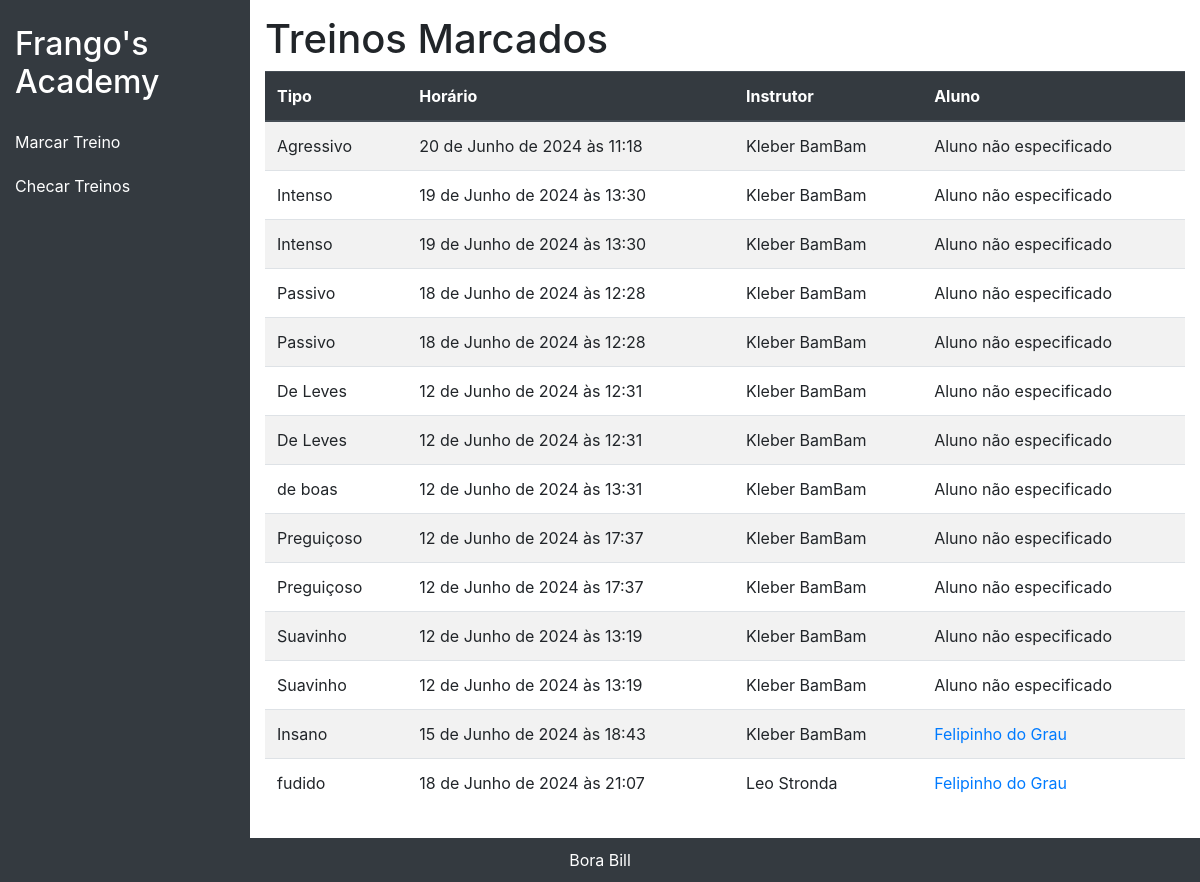
/checar/ (signed in), run on the app's committed database.
### GymApp/models.py (models this page shows, shortened)
class Treino(models.Model):
    tipo = models.CharField(max_length=50, null=False)
    horario = models.DateTimeField()
    aluno = models.ForeignKey(Aluno, on_delete=models.CASCADE, default=1)
    instrutor = models.ForeignKey(Instrutor, on_delete=models.CASCADE, default=1)
    class Meta:
        verbose_name_plural = "Treinos"

class Instrutor(models.Model):
    nome = models.CharField(max_length = 50, null = False)
    sobre = models.CharField(null = False, max_length = 200)
    def __str__(self):
        return self.nome

class Aluno(models.Model):
    nome = models.CharField(max_length = 50, null = False)
    cpf = models.CharField(max_length=14, null = False)
    objetivo = models.CharField(max_length = 200)
    sexo = models.CharField(max_length = 20)
    cep = models.CharField(max_length = 30, null = False)

### GymApp/views.py (the view)
# urls.py: path('checar/', ChecarTreinoListView.as_view(), name='checar-treino'),
class ChecarTreinoListView(LoginRequiredMixinView, ListView):
    model = Treino
    template_name = 'gym/checartreinos.html'
    context_object_name = 'treinos'

### GymApp/templates/gym/checartreinos.html (shortened to what this page needs)
{%load static%}
<!DOCTYPE html>
<html lang="pt-br">
<head>
    <link href="https://stackpath.bootstrapcdn.com/bootstrap/4.5.2/css/bootstrap.min.css" rel="stylesheet">
    <link rel="stylesheet" href="{% static 'css/checartreinos.css' %}">
</head>
<body>
    <div class="wrapper">
        <nav class="sidebar">
            <h2><a href="{% url 'home' %}" style="color: inherit; text-decoration: none;">Frango's Academy</a></h2>
            <a href="{% url 'marcar-treino' %}">Marcar Treino</a>
            <a href="{% url 'checar-treino' %}">Checar Treinos</a>
        </nav>
        <div class="content">
            <h1>Treinos Marcados</h1>
            {% if treinos %}
    <div class="table-responsive">
        <table class="table table-striped">
            <thead class="thead-dark">
                <tr>
                    <th>Tipo</th>
                    <th>Horário</th>
                    <th>Instrutor</th>
                    <th>Aluno</th>
                </tr>
            </thead>
            <tbody>
                {% for treino in treinos %}
                    <tr>
                        <td>{{ treino.tipo }}</td>
                        <td>{{ treino.horario }}</td>
                        <td>{{ treino.instrutor }}</td>
                        <td>
                            {% if treino.aluno %}
                                <a href="{% url 'aluno-detalhe' treino.aluno.pk %}">{{ treino.aluno.nome }}</a>
                            {% else %}
                                Aluno não especificado
                            {% endif %}
                        </td>
                    </tr>
                {% endfor %}
            </tbody>
        </table>
    </div>
{% else %}
    <p>Nenhum treino marcado ainda.</p>
{% endif %}
        </div>
    </div>
    <footer>
        Bora Bill
    </footer>
</body>
</html>

### static/css/checartreinos.css (style rules this page uses)
body { display: flex; min-height: 100vh; flex-direction: column; }
.wrapper { display: flex; flex: 1; }
.sidebar { width: 250px; background-color: #343a40; color: white; padding: 15px; }
.sidebar a { color: white; text-decoration: none; display: block; padding: 10px 0; }
.content { flex: 1; padding: 15px; }
footer { background-color: #343a40; color: white; text-align: center; padding: 10px; }

### data on the page
Treino: tipo "Agressivo", horario "20 de Junho de 2024 às 11:18", instrutor "Kleber BamBam", shows "Aluno não especificado"
Treino: tipo "Intenso", horario "19 de Junho de 2024 às 13:30", instrutor "Kleber BamBam", shows "Aluno não especificado"
Treino: tipo "Intenso", horario "19 de Junho de 2024 às 13:30", instrutor "Kleber BamBam", shows "Aluno não especificado"
Treino: tipo "Passivo", horario "18 de Junho de 2024 às 12:28", instrutor "Kleber BamBam", shows "Aluno não especificado"
Treino: tipo "Passivo", horario "18 de Junho de 2024 às 12:28", instrutor "Kleber BamBam", shows "Aluno não especificado"
Treino: tipo "De Leves", horario "12 de Junho de 2024 às 12:31", instrutor "Kleber BamBam", shows "Aluno não especificado"
Treino: tipo "De Leves", horario "12 de Junho de 2024 às 12:31", instrutor "Kleber BamBam", shows "Aluno não especificado"
Treino: tipo "de boas", horario "12 de Junho de 2024 às 13:31", instrutor "Kleber BamBam", shows "Aluno não especificado"
Treino: tipo "Preguiçoso", horario "12 de Junho de 2024 às 17:37", instrutor "Kleber BamBam", shows "Aluno não especificado"
Treino: tipo "Preguiçoso", horario "12 de Junho de 2024 às 17:37", instrutor "Kleber BamBam", shows "Aluno não especificado"
Treino: tipo "Suavinho", horario "12 de Junho de 2024 às 13:19", instrutor "Kleber BamBam", shows "Aluno não especificado"
Treino: tipo "Suavinho", horario "12 de Junho de 2024 às 13:19", instrutor "Kleber BamBam", shows "Aluno não especificado"
Treino: tipo "Insano", horario "15 de Junho de 2024 às 18:43", instrutor "Kleber BamBam", aluno.nome "Felipinho do Grau"
Treino: tipo "fudido", horario "18 de Junho de 2024 às 21:07", instrutor "Leo Stronda", aluno.nome "Felipinho do Grau"
